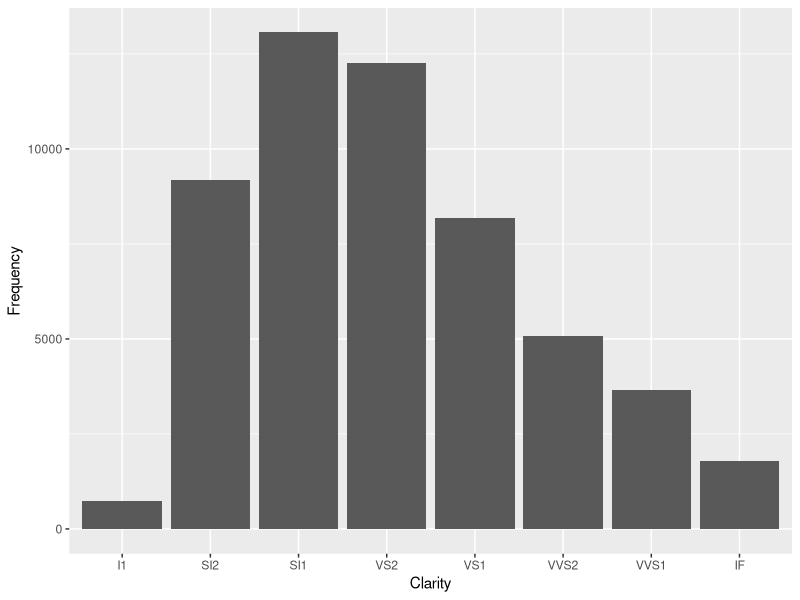
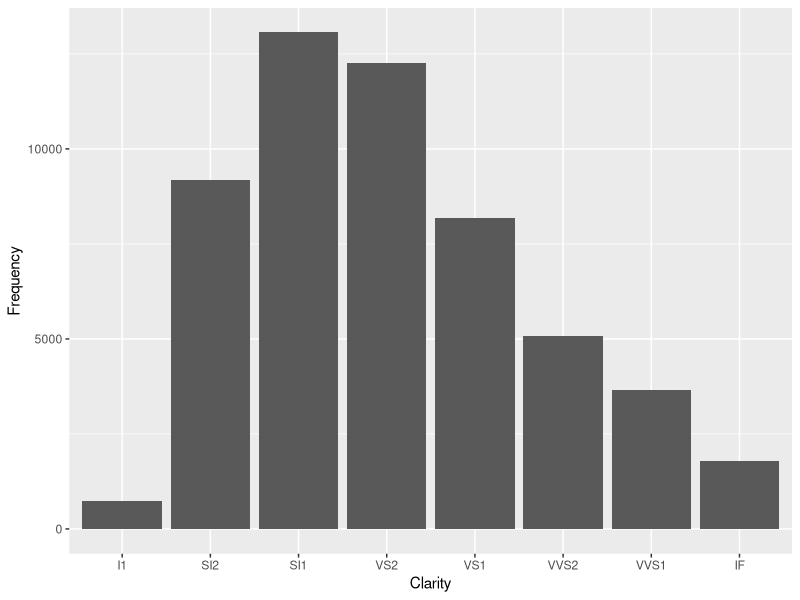
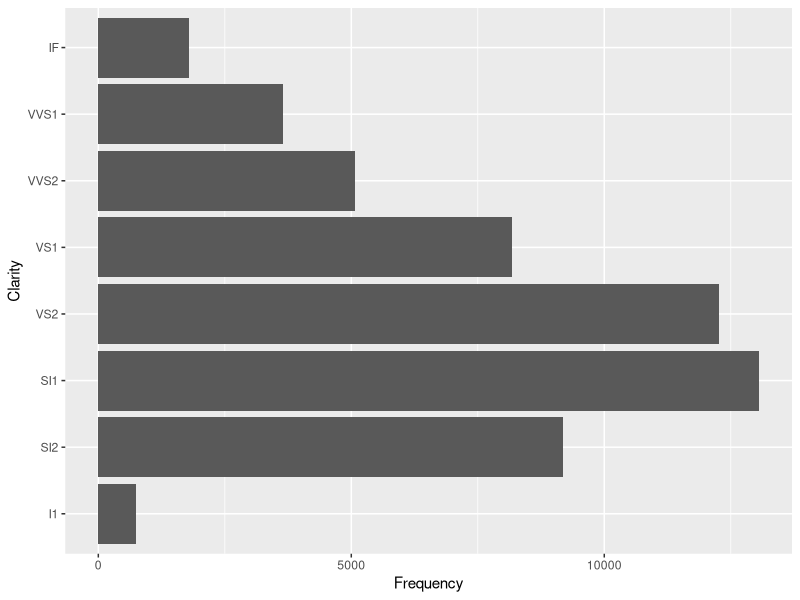
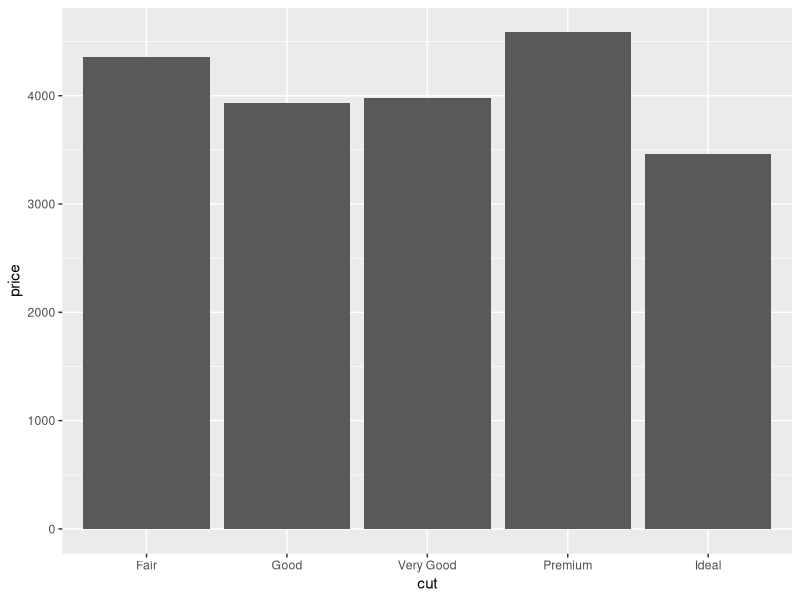
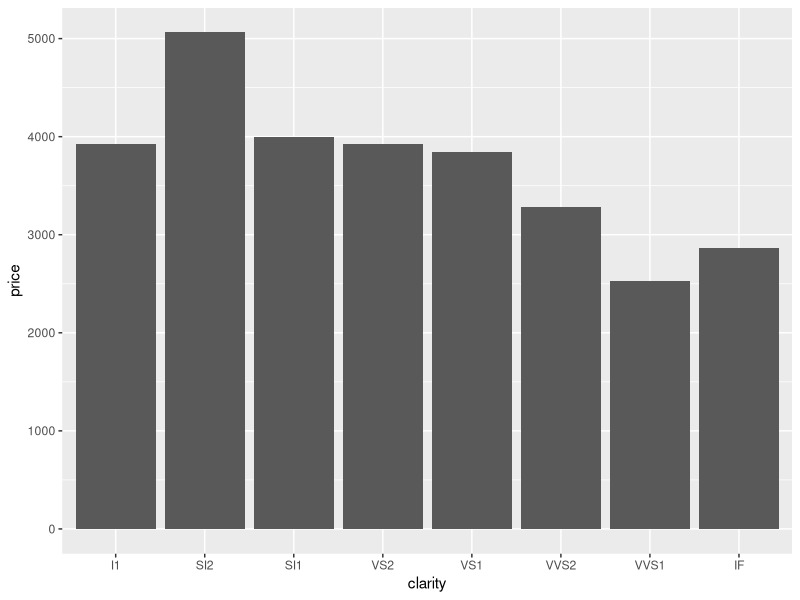
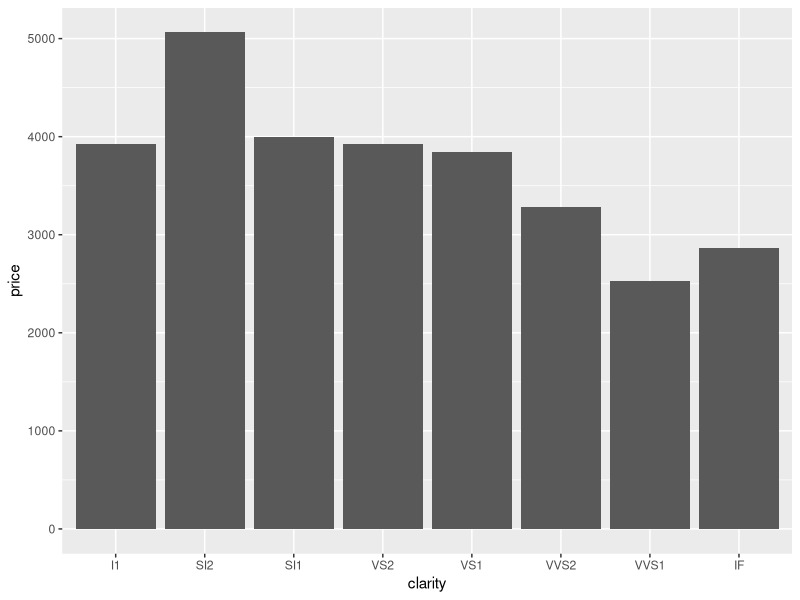
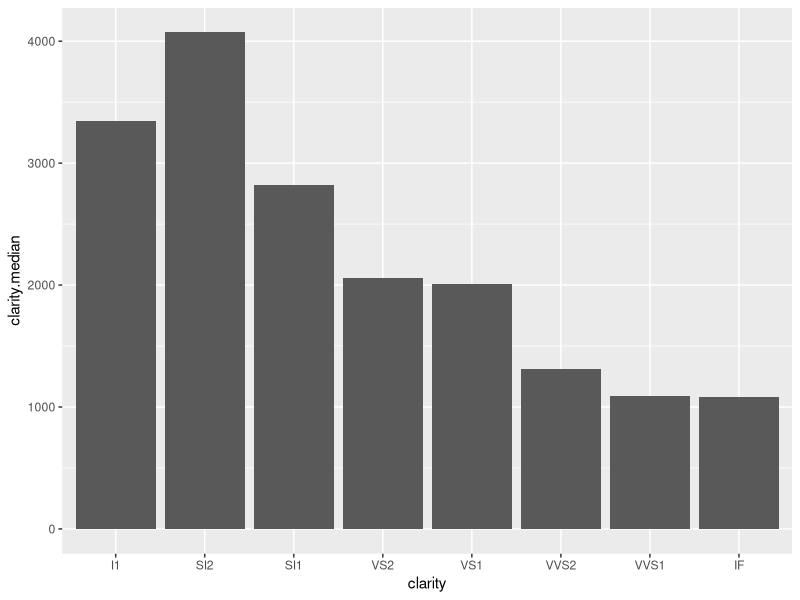
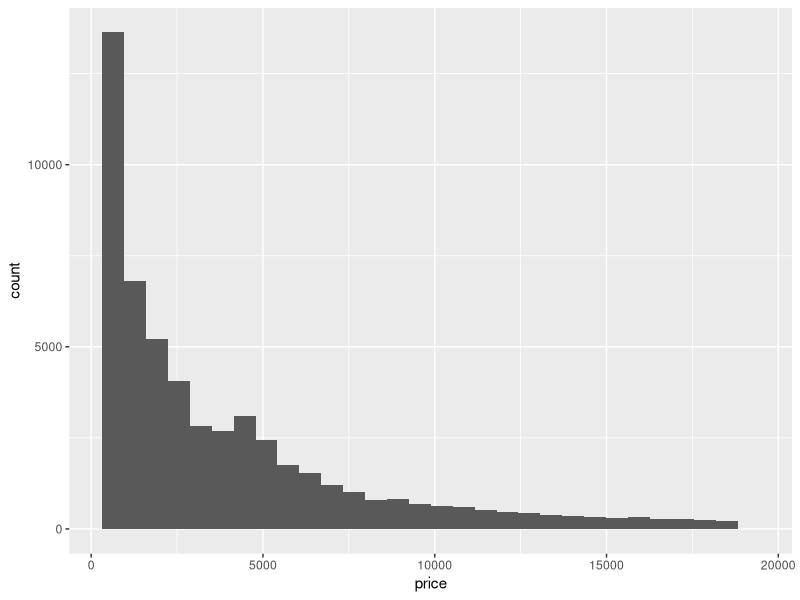

The R source for these figures, in order:
#Day05# geom_col,geom_bar, geom density, stat="identity",coord_flip(),
#stat="summary",fun.y=mean %>% , summary (group_by, summarise),

######################################
#1.Visualizing frequency/amount--Bar graph
##(Fundamentals of datavis: Chapter 6)
##########################################

###1.1 Visualizing frequency
######################################
##(1) work with summarized data
#summarized data-geom_col
library(tidyverse)
table(diamonds$clarity)
clarity_df <- data.frame(table(diamonds$clarity))
str(clarity_df)
clarity_df#it's the data already counted for us. 

ggplot() + 
  geom_col(aes(x=Var1,y=Freq), data=clarity_df)+
  labs(x="Clarity",y="Frequency")

#summarized data-geom_bar
#Or, you can specify the "identity" option in geom_bar.
#Since here, you're telling R which is the variable you're interested with, which
#is the value you want to display.
ggplot() + 
  geom_bar(aes(x=Var1, y=Freq),
           data=clarity_df,
           stat="identity") +
  labs(x="Clarity",y="Frequency")

##(2) Want to display the bars horizontally?
ggplot() + 
  geom_bar(aes(x=Var1, y=Freq),
           data=clarity_df,
           stat="identity") +
  labs(x="Clarity",y="Frequency")+
  coord_flip()

###1.2 Visualizing amount
##########################
##(1) Directly through geom_bar
#Visualize the mean price for each type of cut?
ggplot() +
  geom_bar(aes(x=cut,y=price),
           stat="summary",fun.y=mean,data=diamonds)

#median price per clarity type?
ggplot() +
  geom_bar(aes(x=clarity,y=price),
           stat="summary",fun.y=median,data=diamonds)

##(2) Create the summary data first, then plot
#The pipe, %>%, comes from the magrittr package, pronounce it as "then"
#Behind the scenes, x %>% f(y) turns into f(x, y), 
#and x %>% f(y) %>% g(z) turns into g(f(x, y), z) and so on. 

#group_by: group the data according to one/more variables 
#grouping doesn't change how the data looks (apart from listing how it's grouped):
diamonds2 <- diamonds %>% group_by(clarity)
head(diamonds)  
head(diamonds2)
# Groups:   clarity [5] means how many groups the displayed data has covered. 
clarity_summary <- 
  diamonds2 %>%
  summarise(clarity.median=median(price),
            clarity.mean=mean(price),
            n=n())

#compare the data
clarity_df
clarity_summary

#compare the graphs
#graph previously generated
ggplot() +
  geom_bar(aes(x=clarity,y=price),data=diamonds,
           stat="summary",fun.y=median)
#graph with the new data
ggplot() +
  geom_bar(aes(x=clarity,y=clarity.median),
           data=clarity_summary,stat="identity")


##########################################
#2.Visualizing distribution
##(Fundamentals of datavis: Chapter 7)
##########################################

##2.1 Histograms
##########################
?geom_histogram
ggplot() +
  geom_histogram(aes(x=price), data=diamonds)

## Note the warning 'bins=30' is the default. 
#We can improve (the appearance) of
## histograms by changing the binwidth parameter

#change color/binwidth:
ggplot() +
  geom_histogram(aes(x=price),
                 fill="purple", 
                 binwidth=100, 
                 data=diamonds)
#Follow similar rule before specify aesthestic options inside and outside aes()

#&#&#&#&#&#&#&#&#&#&#&#&#&#&#&#&#&#&#&#&#&#&#&#&#&#&#&#&#&#&#&#&#&
#!# Your Turn - iris data 
?iris
head(iris)
# 1) histograms for petal length Faceted by species
ggplot() +
  geom_histogram(aes(x=Petal.Length),bins=50,data=iris)+
  facet_grid(Species~.)#(.~Species)

# 2) histograms for petal length filled by species
ggplot() +
  geom_histogram(aes(x=Petal.Length,fill=Species),bins=50,data=iris)


#&#&#&#&#&#&#&#&#&#&#&#&#&#&#&#&#&#&#&#&#&#&#&#&#&#&#&#&#&#&#&#&#&

# An alternative to the histogram is a density plot

##2.2 Density plots
##########################
#kernel density estimates
?geom_density
#Please refer to the following for definition
#https://en.wikipedia.org/wiki/Kernel_density_estimation
ggplot()+
  geom_density(aes(x=carat),data=diamonds)

#Default bandwidth is the standard deviation of the smoothing kernel
#change bandwidth/size of the line (try adjust=0.2,1,3,6)
ggplot()+
  geom_density(aes(x=carat),size=1,adjust=.2,data=diamonds)
# How does this work?

# Using line instead of bars like histogram has advantage of stackability
ggplot()+
  geom_density(aes(x=carat, color=cut),
               size=1.5, adjust=1,
               data=diamonds)
